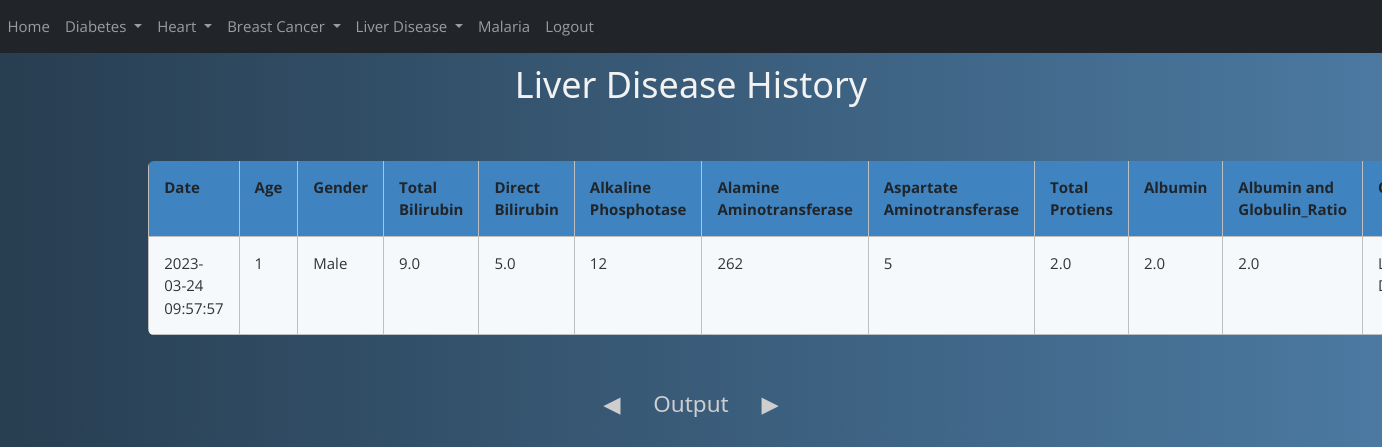
The page /liver_history (signed in) on the database as committed earlier.
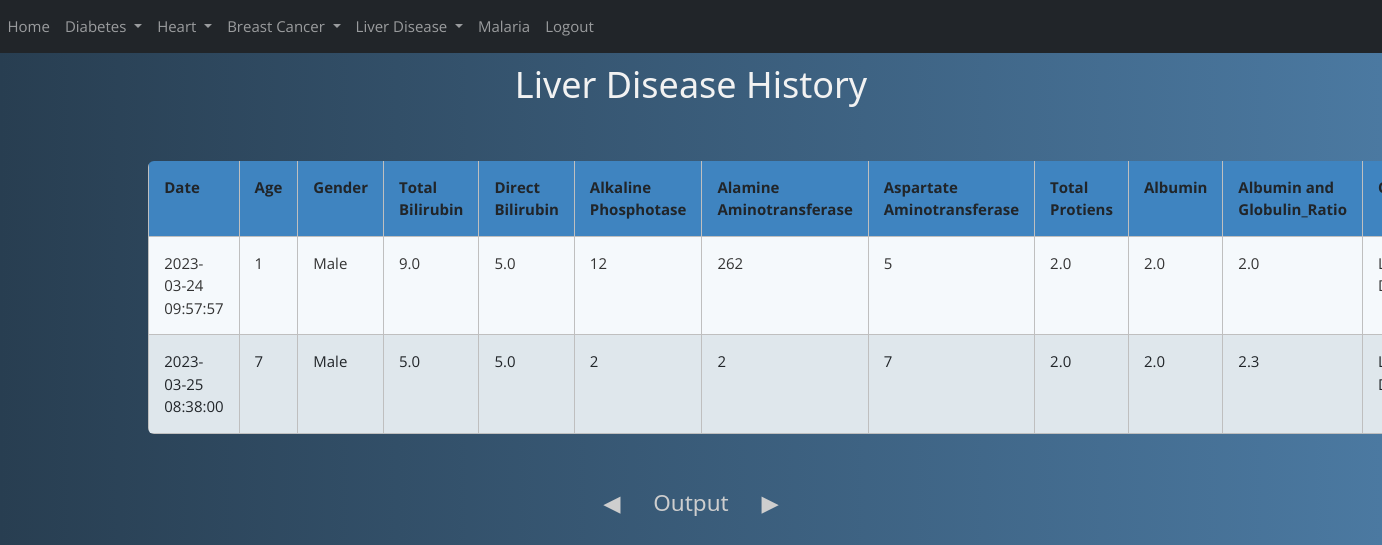
The same page on the database as committed later.
### website/models.py (models this page shows)
class Liver(db.Model):
    id = db.Column(db.Integer, primary_key=True)
    date = db.Column(db.DateTime(timezone=True), default=func.now())
    Age = db.Column(db.Integer)
    sex = db.Column(db.String(8))
    Total_Bilirubin = db.Column(db.Float(100))
    Direct_Bilirubin = db.Column(db.Float(100))
    Alkaline_Phosphotase = db.Column(db.Integer)
    Alamine_Aminotransferase = db.Column(db.Integer)
    Aspartate_Aminotransferase = db.Column(db.Integer)
    Total_Protiens = db.Column(db.Float(100))
    Albumin = db.Column(db.Float(100))
    Albumin_and_Globulin_Ratio = db.Column(db.Float(100))
    outcome = db.Column(db.String(10))
    user_id = db.Column(db.Integer, db.ForeignKey('user.id'))

### website/views.py (the view)
@views.route('/liver_history')
@login_required
def liver_history():
    return render_template('liver_history.html', user=current_user)

### website/__init__.py (called while the page is built)
def create_app():
    app = Flask(__name__)
    app.config['SECRET_KEY'] = 'uuhfurhfueih hfu iehfuci heuh eusjhc nsjv nsweur'
    app.config['SQLALCHEMY_DATABASE_URI'] = f'sqlite:///{DB_NAME}'
    db.init_app(app)
    from .views import views
    from .auth import auth
    app.register_blueprint(views, url_prefix="/")
    app.register_blueprint(auth, url_prefix="/")
    from .models import User, Diabetes, Heart, BCancer, Liver
    create_database(app)
    login_manager = LoginManager()
    login_manager.login_view = 'auth.login'
    login_manager.init_app((app))
    @login_manager.user_loader
    def load_user(id):
        return User.query.get(int(id))
    return app

### website/templates/liver_history.html (shortened to what this page needs)
{% include 'nav(logged).html' %}
<head>
  <link rel="stylesheet" href="{{ url_for('static', filename='css/w3.css') }}">
    </head>
    <body>
        <div class="container">
<h1>Liver Disease History</h1>
<br><br>
<div class="w3-container">
  <table id="myTable" class="table rwd-table table table-striped table-bordered table-sm" cellspacing="0"
  width="100%">
    <tbody>
        <tr>
            <th>Date</th>
            <th>Age</th>
            <th>Gender</th>
            <th>Total Bilirubin</th>
            <th>Direct Bilirubin</th>
            <th>Alkaline Phosphotase</th>
            <th>Alamine Aminotransferase</th>
            <th>Aspartate Aminotransferase</th>
            <th>Total Protiens</th>
            <th>Albumin</th>
            <th>Albumin and Globulin_Ratio</th>
            <th>Outcome</th>
            </tr>
            {% for liver in user.liver %}
            <tr>
                <td>{{ liver.date }}</td>
                <td>{{ liver.Age }}</td>
                <td>{{ liver.sex }}</td>
                <td>{{ liver.Total_Bilirubin }}</td>
                <td>{{ liver.Direct_Bilirubin }}</td>
                <td>{{ liver.Alkaline_Phosphotase }}</td>
                <td>{{ liver.Alamine_Aminotransferase }}</td>
                <td>{{ liver.Aspartate_Aminotransferase }}</td>
                <td>{{ liver.Total_Protiens }}</td>
                <td>{{ liver.Total_Protiens }}</td>
                <td>{{ liver.Albumin_and_Globulin_Ratio }}</td>
                <td>{{ liver.outcome }}</td>
      </tr>
      {% endfor %}
    </tbody>
  </table>
  </div>
  <br><br>
  <h3>Output</h3>
</div>
    </body>

Rows that differ between the two databases and show on the page:
added Liver: date "2023-03-25 08:38:00", Age "7", sex "Male", Total_Bilirubin "5.0", Direct_Bilirubin "5.0", Alkaline_Phosphotase "2", Alamine_Aminotransferase "2", Aspartate_Aminotransferase "7", Total_Protiens "2.0", Albumin_and_Globulin_Ratio "2.3"
